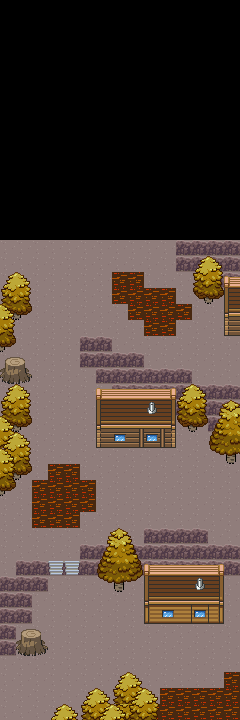

This is a level from a 2D game, rendered from its Tiled map with the project's own tilesets. A one-line summary and the map file follow, with tile-layer data summarised:
An orthogonal 15x45 tile map with 16x16 px tiles, 7 tile layers (Tile Layer -1, Tile Layer 0, Tile Layer 1, Tile Layer 2, ...), 3 tilesets and 1 object (event).

<map version="1.2" tiledversion="1.3.2" orientation="orthogonal" renderorder="right-down" compressionlevel="0" width="15" height="45" tilewidth="16" tileheight="16" infinite="0" nextlayerid="13" nextobjectid="3">
 <properties>
  <property name="edges" value="clamped" />
 </properties>
 <tileset firstgid="1" source="../gfx/tilesets/core_outdoor.tsx" />
 <tileset firstgid="2295" source="../gfx/tilesets/oceanset_outside.tsx" />
 <tileset firstgid="4087" source="../gfx/tilesets/core_buildings.tsx" />
 <layer id="11" name="Tile Layer -1" width="15" height="45">
  <data>[675 cells, 0 non-empty, 0 distinct tile ids]</data>
 </layer>
 <objectgroup id="12" name="events">
  <object id="2" name="Skip if button pushed" type="event" x="144" y="464" width="16" height="16">
   <properties>
    <property name="act1" value="transition_teleport water_intro_logo.tmx,7,4,0.5" />
    <property name="cond1" value="is button_pressed K_RETURN" />
   </properties>
  </object>
 </objectgroup>
 <layer id="10" name="Tile Layer 0" width="15" height="45">
  <data>[675 cells, 0 non-empty, 0 distinct tile ids]</data>
 </layer>
 <layer id="1" name="Tile Layer 1" width="15" height="45">
  <data>[675 cells, 0 non-empty, 0 distinct tile ids]</data>
 </layer>
 <layer id="2" name="Tile Layer 2" width="15" height="45">
  <data>[675 cells, 0 non-empty, 0 distinct tile ids]</data>
 </layer>
 <layer id="6" name="Tile Layer 3" width="15" height="45">
  <data>[675 cells, 450 non-empty, 3 distinct tile ids]</data>
 </layer>
 <layer id="7" name="Tile Layer 4" width="15" height="45">
  <data>[675 cells, 56 non-empty, 40 distinct tile ids]</data>
 </layer>
 <layer id="8" name="Tile Layer 5" width="15" height="45">
  <data>[675 cells, 77 non-empty, 24 distinct tile ids]</data>
 </layer>
 <objectgroup id="9" name="Object Layer 1">
 </objectgroup>
</map>
